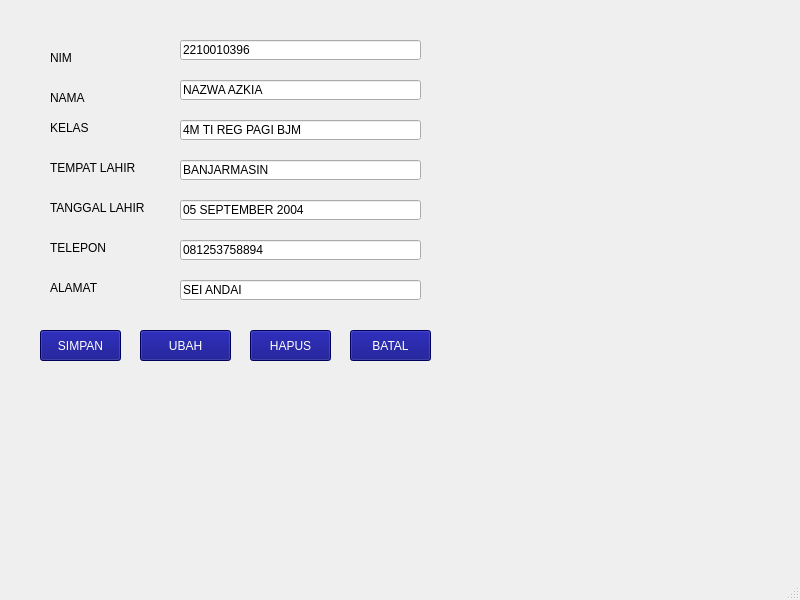
<?xml version="1.0" encoding="UTF-8"?>
<ui version="4.0">
 <class>MainWindow</class>
 <widget class="QMainWindow" name="MainWindow">
  <property name="geometry">
   <rect>
    <x>0</x>
    <y>0</y>
    <width>800</width>
    <height>600</height>
   </rect>
  </property>
  <property name="windowTitle">
   <string>MainWindow</string>
  </property>
  <widget class="QWidget" name="centralwidget">
   <widget class="QLabel" name="label">
    <property name="geometry">
     <rect>
      <x>50</x>
      <y>50</y>
      <width>61</width>
      <height>16</height>
     </rect>
    </property>
    <property name="text">
     <string>NIM</string>
    </property>
   </widget>
   <widget class="QLabel" name="label_2">
    <property name="geometry">
     <rect>
      <x>50</x>
      <y>90</y>
      <width>71</width>
      <height>16</height>
     </rect>
    </property>
    <property name="text">
     <string>NAMA</string>
    </property>
   </widget>
   <widget class="QLabel" name="label_3">
    <property name="geometry">
     <rect>
      <x>50</x>
      <y>120</y>
      <width>71</width>
      <height>16</height>
     </rect>
    </property>
    <property name="text">
     <string>KELAS</string>
    </property>
   </widget>
   <widget class="QLabel" name="label_4">
    <property name="geometry">
     <rect>
      <x>50</x>
      <y>160</y>
      <width>131</width>
      <height>16</height>
     </rect>
    </property>
    <property name="text">
     <string>TEMPAT LAHIR</string>
    </property>
   </widget>
   <widget class="QLabel" name="label_5">
    <property name="geometry">
     <rect>
      <x>50</x>
      <y>200</y>
      <width>131</width>
      <height>16</height>
     </rect>
    </property>
    <property name="text">
     <string>TANGGAL LAHIR</string>
    </property>
   </widget>
   <widget class="QLabel" name="label_6">
    <property name="geometry">
     <rect>
      <x>50</x>
      <y>240</y>
      <width>81</width>
      <height>16</height>
     </rect>
    </property>
    <property name="text">
     <string>TELEPON</string>
    </property>
   </widget>
   <widget class="QLabel" name="label_7">
    <property name="geometry">
     <rect>
      <x>50</x>
      <y>280</y>
      <width>81</width>
      <height>16</height>
     </rect>
    </property>
    <property name="text">
     <string>ALAMAT</string>
    </property>
   </widget>
   <widget class="QLineEdit" name="lineEdit">
    <property name="geometry">
     <rect>
      <x>180</x>
      <y>40</y>
      <width>241</width>
      <height>20</height>
     </rect>
    </property>
    <property name="text">
     <string>2210010396</string>
    </property>
   </widget>
   <widget class="QLineEdit" name="lineEdit_2">
    <property name="geometry">
     <rect>
      <x>180</x>
      <y>80</y>
      <width>241</width>
      <height>20</height>
     </rect>
    </property>
    <property name="text">
     <string>NAZWA AZKIA</string>
    </property>
   </widget>
   <widget class="QLineEdit" name="lineEdit_3">
    <property name="geometry">
     <rect>
      <x>180</x>
      <y>120</y>
      <width>241</width>
      <height>20</height>
     </rect>
    </property>
    <property name="text">
     <string>4M TI REG PAGI BJM</string>
    </property>
   </widget>
   <widget class="QLineEdit" name="lineEdit_4">
    <property name="geometry">
     <rect>
      <x>180</x>
      <y>160</y>
      <width>241</width>
      <height>20</height>
     </rect>
    </property>
    <property name="text">
     <string>BANJARMASIN</string>
    </property>
   </widget>
   <widget class="QLineEdit" name="lineEdit_5">
    <property name="geometry">
     <rect>
      <x>180</x>
      <y>200</y>
      <width>241</width>
      <height>20</height>
     </rect>
    </property>
    <property name="text">
     <string>05 SEPTEMBER 2004</string>
    </property>
   </widget>
   <widget class="QLineEdit" name="lineEdit_6">
    <property name="geometry">
     <rect>
      <x>180</x>
      <y>240</y>
      <width>241</width>
      <height>20</height>
     </rect>
    </property>
    <property name="text">
     <string>081253758894</string>
    </property>
   </widget>
   <widget class="QLineEdit" name="lineEdit_7">
    <property name="geometry">
     <rect>
      <x>180</x>
      <y>280</y>
      <width>241</width>
      <height>20</height>
     </rect>
    </property>
    <property name="text">
     <string>SEI ANDAI</string>
    </property>
   </widget>
   <widget class="QPushButton" name="pushButton">
    <property name="geometry">
     <rect>
      <x>40</x>
      <y>330</y>
      <width>81</width>
      <height>31</height>
     </rect>
    </property>
    <property name="styleSheet">
     <string notr="true">background-color: rgb(0, 0, 127);
color: rgb(255, 255, 255);</string>
    </property>
    <property name="text">
     <string>SIMPAN</string>
    </property>
   </widget>
   <widget class="QPushButton" name="pushButton_2">
    <property name="geometry">
     <rect>
      <x>140</x>
      <y>330</y>
      <width>91</width>
      <height>31</height>
     </rect>
    </property>
    <property name="styleSheet">
     <string notr="true">background-color: rgb(0, 0, 127);
color: rgb(255, 255, 255);</string>
    </property>
    <property name="text">
     <string>UBAH</string>
    </property>
   </widget>
   <widget class="QPushButton" name="pushButton_3">
    <property name="geometry">
     <rect>
      <x>250</x>
      <y>330</y>
      <width>81</width>
      <height>31</height>
     </rect>
    </property>
    <property name="styleSheet">
     <string notr="true">background-color: rgb(0, 0, 127);
color: rgb(255, 255, 255);</string>
    </property>
    <property name="text">
     <string>HAPUS</string>
    </property>
   </widget>
   <widget class="QPushButton" name="pushButton_4">
    <property name="geometry">
     <rect>
      <x>350</x>
      <y>330</y>
      <width>81</width>
      <height>31</height>
     </rect>
    </property>
    <property name="styleSheet">
     <string notr="true">background-color: rgb(0, 0, 127);
color: rgb(255, 255, 255);</string>
    </property>
    <property name="text">
     <string>BATAL</string>
    </property>
   </widget>
  </widget>
  <widget class="QMenuBar" name="menubar">
   <property name="geometry">
    <rect>
     <x>0</x>
     <y>0</y>
     <width>800</width>
     <height>18</height>
    </rect>
   </property>
  </widget>
  <widget class="QStatusBar" name="statusbar"/>
 </widget>
 <resources/>
 <connections/>
</ui>
